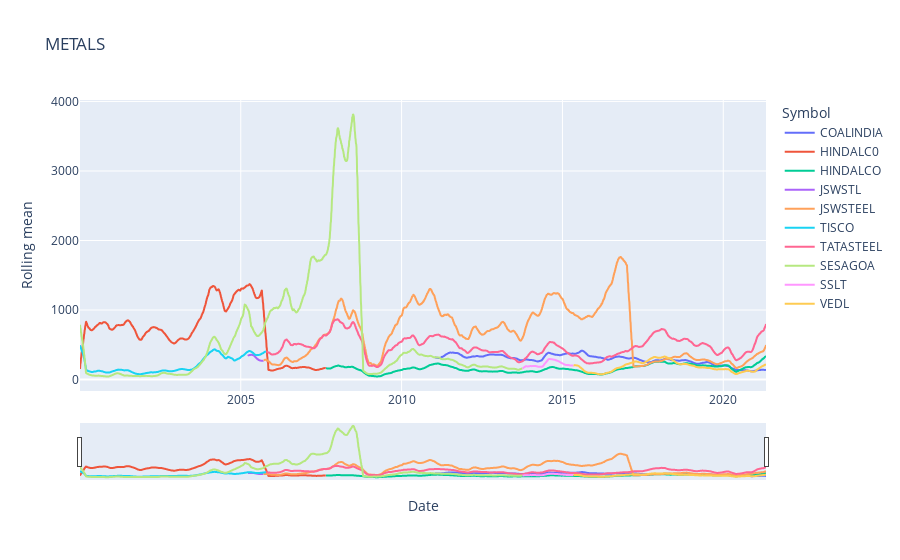

Notebook cell for this chart:
### Markdown cell above
## Stocks in a Sector

### Code cell
import plotly.express as px
industry = list(industries.keys())[7]
roll_data = True, 50
stock_df = all_stock_df.loc[all_stock_df["Industry"] == industry]
stock_df["Rolling mean"] = stock_df["Close"].rolling(
    window=roll_data[1]).mean()
fig = px.line(stock_df, title=industry, x="Date", y="Rolling mean" if roll_data[0] else "Close",
              color="Symbol", line_group="Symbol", hover_name="Symbol", line_shape="spline", render_mode="svg")
fig.update_xaxes(rangeslider_visible=True)
fig.show()

### Figure 1 — Plotly figure (JSON) as saved in the notebook; plotly's stock layout.template omitted (floating-point values rounded to 4 significant figures; data arrays with more than 128 entries replaced by an {"elided": "..."} marker saying what was removed)
{"data": [{"hovertemplate": "<b>%{hovertext}</b><br><br>Symbol=COALINDIA<br>Date=%{x}<br>Rolling mean=%{y}<extra></extra>", "hovertext": {"elided": "2598 str values"}, "legendgroup": "COALINDIA", "line": {"color": "#636efa", "dash": "solid", "shape": "spline"}, "marker": {"symbol": "circle"}, "mode": "lines", "name": "COALINDIA", "orientation": "v", "showlegend": true, "type": "scatter", "x": {"elided": "2598 str values"}, "xaxis": "x", "y": {"elided": "2598 float values"}, "yaxis": "y"}, {"hovertemplate": "<b>%{hovertext}</b><br><br>Symbol=HINDALC0<br>Date=%{x}<br>Rolling mean=%{y}<extra></extra>", "hovertext": {"elided": "1919 str values"}, "legendgroup": "HINDALC0", "line": {"color": "#EF553B", "dash": "solid", "shape": "spline"}, "marker": {"symbol": "circle"}, "mode": "lines", "name": "HINDALC0", "orientation": "v", "showlegend": true, "type": "scatter", "x": {"elided": "1919 str values"}, "xaxis": "x", "y": {"elided": "1919 float values"}, "yaxis": "y"}, {"hovertemplate": "<b>%{hovertext}</b><br><br>Symbol=HINDALCO<br>Date=%{x}<br>Rolling mean=%{y}<extra></extra>", "hovertext": {"elided": "3387 str values"}, "legendgroup": "HINDALCO", "line": {"color": "#00cc96", "dash": "solid", "shape": "spline"}, "marker": {"symbol": "circle"}, "mode": "lines", "name": "HINDALCO", "orientation": "v", "showlegend": true, "type": "scatter", "x": {"elided": "3387 str values"}, "xaxis": "x", "y": {"elided": "3387 float values"}, "yaxis": "y"}, {"hovertemplate": "<b>%{hovertext}</b><br><br>Symbol=JSWSTL<br>Date=%{x}<br>Rolling mean=%{y}<extra></extra>", "hovertext": ["JSWSTL", "JSWSTL", "JSWSTL", "JSWSTL", "JSWSTL", "JSWSTL", "JSWSTL", "JSWSTL", "JSWSTL", "JSWSTL", "JSWSTL", "JSWSTL", "JSWSTL", "JSWSTL", "JSWSTL", "JSWSTL", "JSWSTL", "JSWSTL", "JSWSTL", "JSWSTL", "JSWSTL", "JSWSTL", "JSWSTL", "JSWSTL", "JSWSTL", "JSWSTL", "JSWSTL", "JSWSTL", "JSWSTL", "JSWSTL", "JSWSTL", "JSWSTL", "JSWSTL", "JSWSTL", "JSWSTL", "JSWSTL", "JSWSTL", "JSWSTL", "JSWSTL", "JSWSTL", "JSWSTL", "JSWSTL", "JSWSTL", "JSWSTL", "JSWSTL", "JSWSTL", "JSWSTL", "JSWSTL", "JSWSTL", "JSWSTL", "JSWSTL", "JSWSTL", "JSWSTL", "JSWSTL", "JSWSTL", "JSWSTL", "JSWSTL", "JSWSTL", "JSWSTL", "JSWSTL", "JSWSTL", "JSWSTL", "JSWSTL", "JSWSTL", "JSWSTL", "JSWSTL", "JSWSTL", "JSWSTL", "JSWSTL", "JSWSTL", "JSWSTL", "JSWSTL", "JSWSTL", "JSWSTL", "JSWSTL", "JSWSTL", "JSWSTL", "JSWSTL", "JSWSTL", "JSWSTL", "JSWSTL", "JSWSTL", "JSWSTL", "JSWSTL", "JSWSTL", "JSWSTL", "JSWSTL", "JSWSTL", "JSWSTL", "JSWSTL", "JSWSTL", "JSWSTL", "JSWSTL", "JSWSTL", "JSWSTL", "JSWSTL", "JSWSTL", "JSWSTL", "JSWSTL", "JSWSTL", "JSWSTL", "JSWSTL", "JSWSTL", "JSWSTL", "JSWSTL", "JSWSTL", "JSWSTL", "JSWSTL", "JSWSTL", "JSWSTL", "JSWSTL", "JSWSTL", "JSWSTL", "JSWSTL", "JSWSTL", "JSWSTL", "JSWSTL", "JSWSTL", "JSWSTL", "JSWSTL", "JSWSTL", "JSWSTL", "JSWSTL"], "legendgroup": "JSWSTL", "line": {"color": "#ab63fa", "dash": "solid", "shape": "spline"}, "marker": {"symbol": "circle"}, "mode": "lines", "name": "JSWSTL", "orientation": "v", "showlegend": true, "type": "scatter", "x": ["2005-03-23", "2005-03-24", "2005-03-28", "2005-03-29", "2005-03-30", "2005-03-31", "2005-04-01", "2005-04-04", "2005-04-05", "2005-04-06", "2005-04-07", "2005-04-08", "2005-04-11", "2005-04-12", "2005-04-13", "2005-04-15", "2005-04-18", "2005-04-19", "2005-04-20", "2005-04-21", "2005-04-22", "2005-04-25", "2005-04-26", "2005-04-27", "2005-04-28", "2005-04-29", "2005-05-02", "2005-05-03", "2005-05-04", "2005-05-05", "2005-05-06", "2005-05-09", "2005-05-10", "2005-05-11", "2005-05-12", "2005-05-13", "2005-05-16", "2005-05-17", "2005-05-18", "2005-05-19", "2005-05-20", "2005-05-23", "2005-05-24", "2005-05-25", "2005-05-26", "2005-05-27", "2005-05-30", "2005-05-31", "2005-06-01", "2005-06-02", "2005-06-03", "2005-06-04", "2005-06-06", "2005-06-07", "2005-06-08", "2005-06-09", "2005-06-10", "2005-06-13", "2005-06-14", "2005-06-15", "2005-06-16", "2005-06-17", "2005-06-20", "2005-06-21", "2005-06-22", "2005-06-23", "2005-06-24", "2005-06-27", "2005-06-28", "2005-06-29", "2005-06-30", "2005-07-01", "2005-07-04", "2005-07-05", "2005-07-06", "2005-07-07", "2005-07-08", "2005-07-11", "2005-07-12", "2005-07-13", "2005-07-14", "2005-07-15", "2005-07-18", "2005-07-19", "2005-07-20", "2005-07-21", "2005-07-22", "2005-07-25", "2005-07-26", "2005-07-27", "2005-07-29", "2005-08-01", "2005-08-02", "2005-08-03", "2005-08-04", "2005-08-05", "2005-08-08", "2005-08-09", "2005-08-10", "2005-08-11", "2005-08-12", "2005-08-16", "2005-08-17", "2005-08-18", "2005-08-19", "2005-08-22", "2005-08-23", "2005-08-24", "2005-08-25", "2005-08-26", "2005-08-29", "2005-08-30", "2005-08-31", "2005-09-01", "2005-09-02", "2005-09-05", "2005-09-06", "2005-09-08", "2005-09-09", "2005-09-12", "2005-09-13", "2005-09-14", "2005-09-15"], "xaxis": "x", "y": [341.7, 343.1, 344.6, 345.7, 346.8, 347.7, 348.9, 349.7, 350.0, 350.7, 351.1, 351.5, 351.5, 351.9, 352.5, 352.8, 353.3, 353.5, 354.0, 354.5, 355.0, 355.5, 355.7, 355.7, 355.5, 355.1, 355.0, 355.0, 354.8, 354.8, 354.8, 354.4, 354.2, 353.7, 353.4, 352.8, 352.4, 352.5, 352.2, 351.8, 350.9, 350.1, 349.1, 348.1, 347.0, 346.2, 345.1, 344.2, 342.9, 341.7, 340.0, 338.6, 337.1, 335.7, 334.3, 332.8, 330.8, 328.9, 327.2, 325.4, 323.7, 321.9, 320.2, 318.3, 316.6, 315.0, 313.2, 311.6, 309.4, 307.4, 305.2, 303.2, 301.3, 299.7, 298.4, 297.4, 296.5, 295.6, 294.5, 293.2, 291.8, 290.3, 288.7, 287.4, 286.2, 284.9, 283.6, 282.3, 281.1, 280.0, 278.9, 277.9, 277.0, 276.2, 275.8, 275.2, 274.5, 273.7, 273.1, 272.8, 272.4, 272.1, 271.9, 271.6, 271.5, 271.4, 271.2, 270.9, 270.9, 270.7, 270.5, 270.6, 270.6, 270.6, 270.6, 270.5, 270.5, 270.8, 271.4, 272.0, 273.0, 273.9, 274.8], "yaxis": "y"}, {"hovertemplate": "<b>%{hovertext}</b><br><br>Symbol=JSWSTEEL<br>Date=%{x}<br>Rolling mean=%{y}<extra></extra>", "hovertext": {"elided": "3871 str values"}, "legendgroup": "JSWSTEEL", "line": {"color": "#FFA15A", "dash": "solid", "shape": "spline"}, "marker": {"symbol": "circle"}, "mode": "lines", "name": "JSWSTEEL", "orientation": "v", "showlegend": true, "type": "scatter", "x": {"elided": "3871 str values"}, "xaxis": "x", "y": {"elided": "3871 float values"}, "yaxis": "y"}, {"hovertemplate": "<b>%{hovertext}</b><br><br>Symbol=TISCO<br>Date=%{x}<br>Rolling mean=%{y}<extra></extra>", "hovertext": {"elided": "1455 str values"}, "legendgroup": "TISCO", "line": {"color": "#19d3f3", "dash": "solid", "shape": "spline"}, "marker": {"symbol": "circle"}, "mode": "lines", "name": "TISCO", "orientation": "v", "showlegend": true, "type": "scatter", "x": {"elided": "1455 str values"}, "xaxis": "x", "y": {"elided": "1455 float values"}, "yaxis": "y"}, {"hovertemplate": "<b>%{hovertext}</b><br><br>Symbol=TATASTEEL<br>Date=%{x}<br>Rolling mean=%{y}<extra></extra>", "hovertext": {"elided": "3851 str values"}, "legendgroup": "TATASTEEL", "line": {"color": "#FF6692", "dash": "solid", "shape": "spline"}, "marker": {"symbol": "circle"}, "mode": "lines", "name": "TATASTEEL", "orientation": "v", "showlegend": true, "type": "scatter", "x": {"elided": "3851 str values"}, "xaxis": "x", "y": {"elided": "3851 float values"}, "yaxis": "y"}, {"hovertemplate": "<b>%{hovertext}</b><br><br>Symbol=SESAGOA<br>Date=%{x}<br>Rolling mean=%{y}<extra></extra>", "hovertext": {"elided": "3435 str values"}, "legendgroup": "SESAGOA", "line": {"color": "#B6E880", "dash": "solid", "shape": "spline"}, "marker": {"symbol": "circle"}, "mode": "lines", "name": "SESAGOA", "orientation": "v", "showlegend": true, "type": "scatter", "x": {"elided": "3435 str values"}, "xaxis": "x", "y": {"elided": "3435 float values"}, "yaxis": "y"}, {"hovertemplate": "<b>%{hovertext}</b><br><br>Symbol=SSLT<br>Date=%{x}<br>Rolling mean=%{y}<extra></extra>", "hovertext": {"elided": "388 str values"}, "legendgroup": "SSLT", "line": {"color": "#FF97FF", "dash": "solid", "shape": "spline"}, "marker": {"symbol": "circle"}, "mode": "lines", "name": "SSLT", "orientation": "v", "showlegend": true, "type": "scatter", "x": {"elided": "388 str values"}, "xaxis": "x", "y": {"elided": "388 float values"}, "yaxis": "y"}, {"hovertemplate": "<b>%{hovertext}</b><br><br>Symbol=VEDL<br>Date=%{x}<br>Rolling mean=%{y}<extra></extra>", "hovertext": {"elided": "1482 str values"}, "legendgroup": "VEDL", "line": {"color": "#FECB52", "dash": "solid", "shape": "spline"}, "marker": {"symbol": "circle"}, "mode": "lines", "name": "VEDL", "orientation": "v", "showlegend": true, "type": "scatter", "x": {"elided": "1482 str values"}, "xaxis": "x", "y": {"elided": "1482 float values"}, "yaxis": "y"}], "layout": {"legend": {"title": {"text": "Symbol"}, "tracegroupgap": 0}, "title": {"text": "METALS"}, "xaxis": {"anchor": "y", "domain": [0, 1], "rangeslider": {"visible": true}, "title": {"text": "Date"}}, "yaxis": {"anchor": "x", "domain": [0, 1], "title": {"text": "Rolling mean"}}}}
